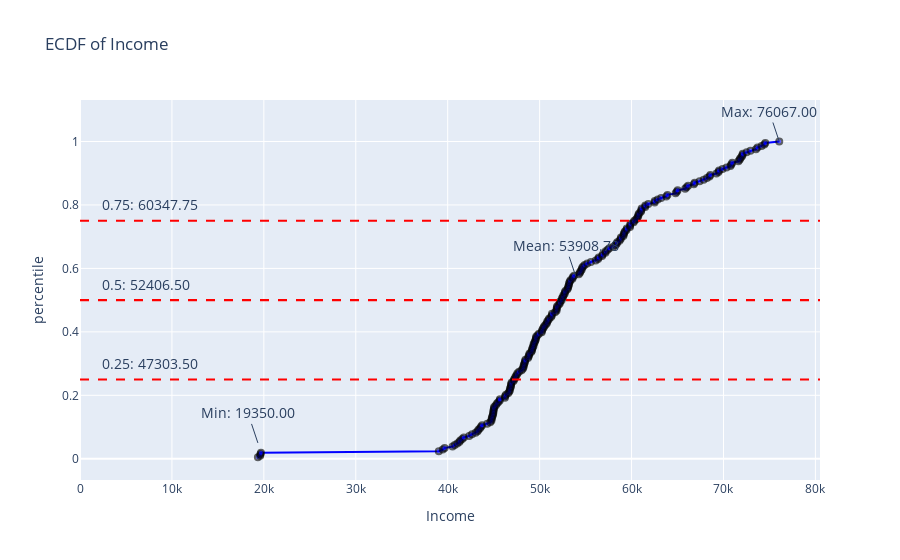

The notebook cell this image was saved under:
### Code cell
iplot(figure)

### Figure 1 — Plotly figure (JSON) as saved in the notebook; plotly's stock layout.template omitted (floating-point values rounded to 4 significant figures; data arrays with more than 128 entries replaced by an {"elided": "..."} marker saying what was removed)
{"data": [{"marker": {"color": "blue", "line": {"color": "black", "width": 2}, "opacity": 0.6}, "mode": "markers+lines", "text": {"elided": "208 str values"}, "type": "scatter", "x": {"elided": "208 int values"}, "y": {"elided": "208 float values"}}], "layout": {"annotations": [{"font": {"size": 14}, "showarrow": false, "text": "0.25: 47303.50", "x": 0, "xanchor": "left", "xshift": 20, "y": 0.3}, {"font": {"size": 14}, "showarrow": false, "text": "0.5: 52406.50", "x": 0, "xanchor": "left", "xshift": 20, "y": 0.55}, {"font": {"size": 14}, "showarrow": false, "text": "0.75: 60347.75", "x": 0, "xanchor": "left", "xshift": 20, "y": 0.8}, {"font": {"size": 14}, "text": "Min: 19350.00", "x": 19350, "y": 0.05}, {"font": {"size": 14}, "text": "Max: 76067.00", "x": 76067, "y": 1}, {"font": {"size": 14}, "text": "Mean: 53908.78", "x": 53910.0, "y": 0.5769}], "shapes": [{"line": {"color": "red", "dash": "dash", "width": 2.1}, "type": "line", "x0": 0, "x1": 1, "xref": "paper", "y0": 0.25, "y1": 0.25, "yref": "y"}, {"line": {"color": "red", "dash": "dash", "width": 2.1}, "type": "line", "x0": 0, "x1": 1, "xref": "paper", "y0": 0.5, "y1": 0.5, "yref": "y"}, {"line": {"color": "red", "dash": "dash", "width": 2.1}, "type": "line", "x0": 0, "x1": 1, "xref": "paper", "y0": 0.75, "y1": 0.75, "yref": "y"}], "title": {"text": "ECDF of Income"}, "xaxis": {"title": {"text": "Income"}}, "yaxis": {"title": {"text": "percentile"}}}}
